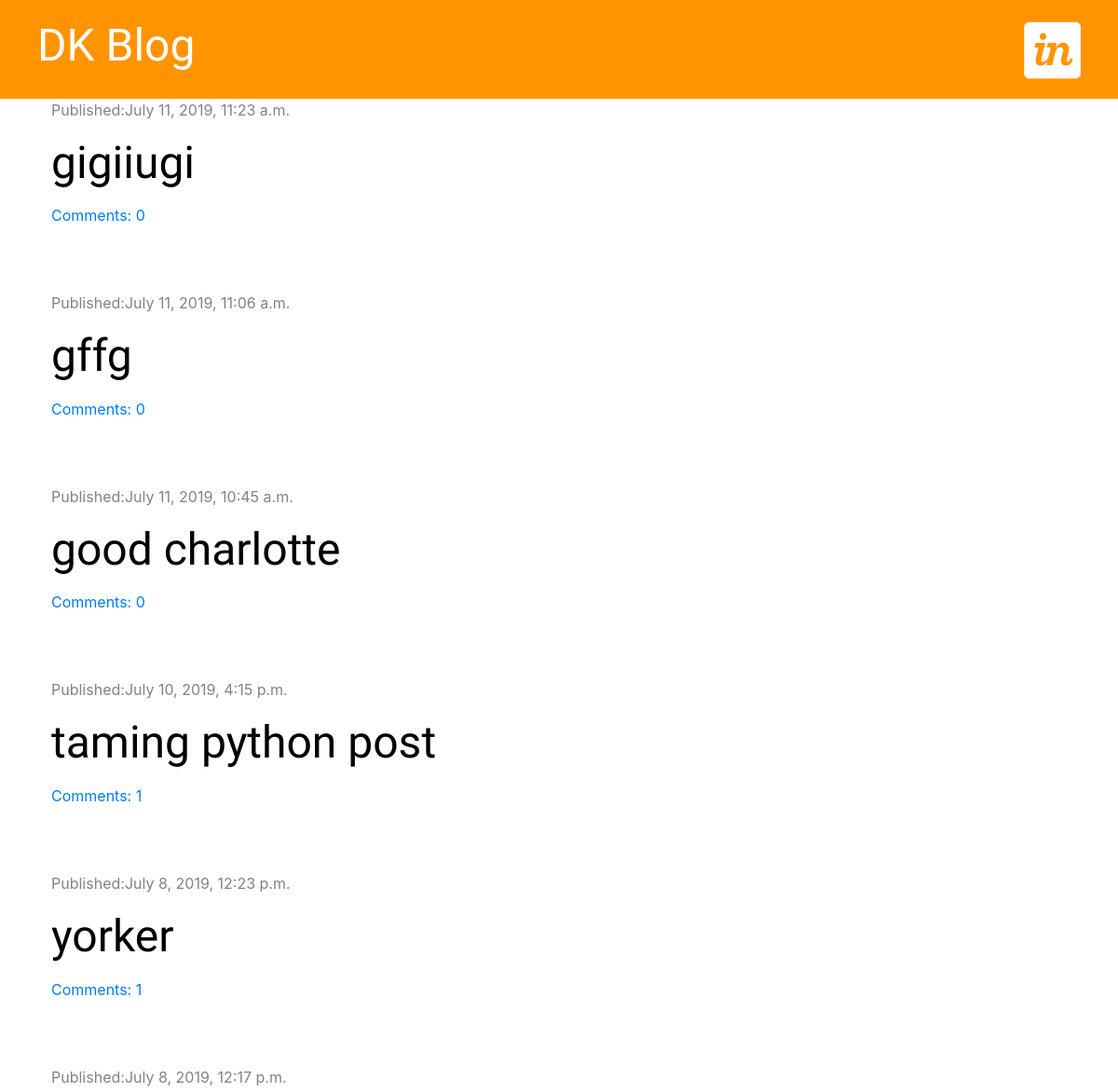
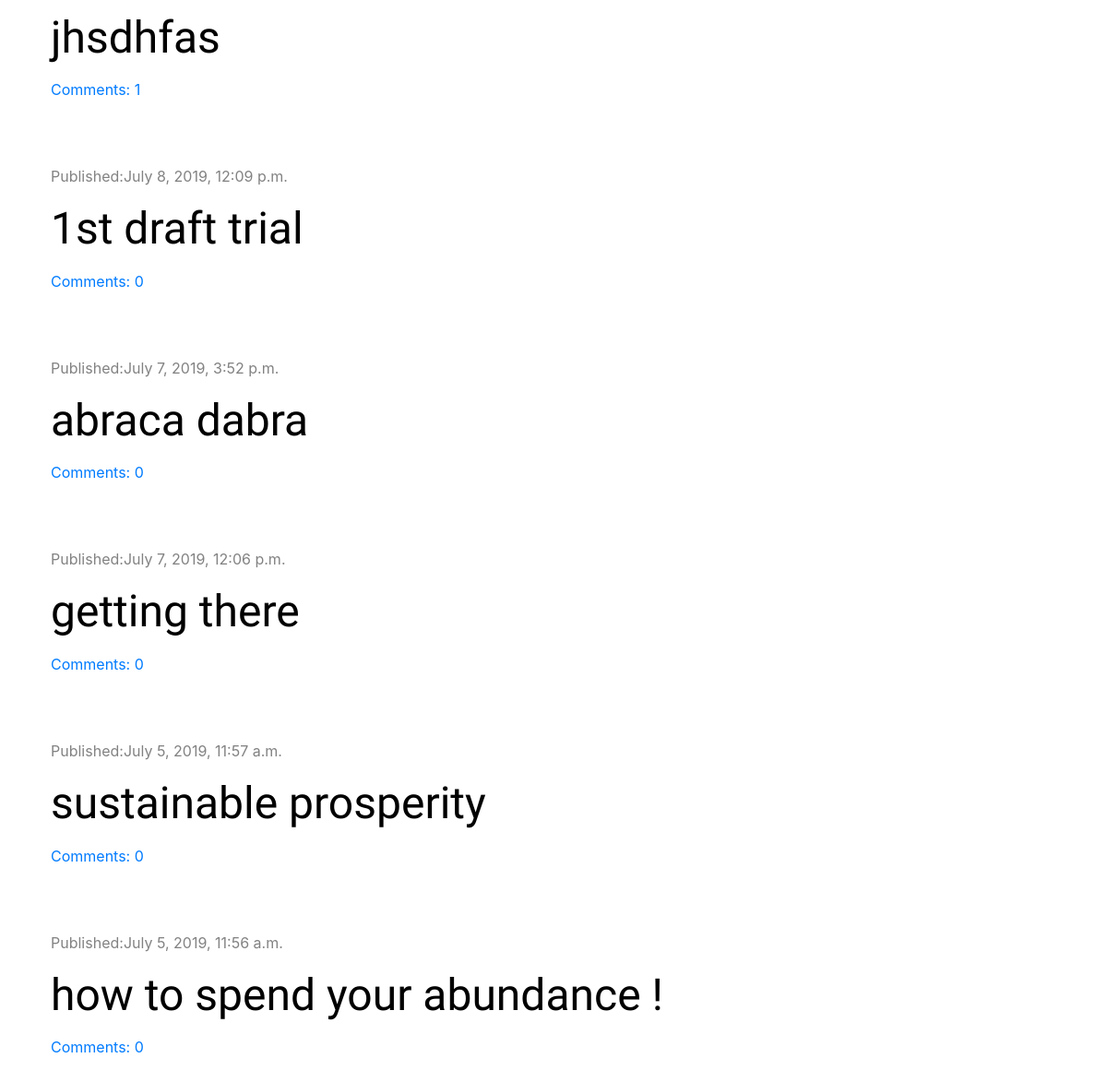
The page / on the database its author committed (2 pictures, top to bottom).
### blog/models.py (models this page shows, shortened)
class Post(models.Model):
    author = models.ForeignKey('auth.User' , on_delete=models.CASCADE)
    title = models.CharField(max_length=200)
    text = models.TextField()
    created_date = models.DateTimeField(default=timezone.now)
    published_date = models.DateTimeField(blank=True, null=True)
    def approved_comments(self):
        return self.comments.filter(approved=True)

### blog/views.py (the view)
# urls.py: path('', views.post_list, name='post_list'),
def post_list(request):
    posts = Post.objects.filter(published_date__lte=timezone.now()).order_by('-published_date')
    stuff_for_frontend = {'posts': posts}
    return render(request, 'blog/post_list.html', stuff_for_frontend)

### blog/templatetags/markdownify.py (called while the page is built)
@register.filter
def markdown(value):
    renderer = HighlightRenderer()
    markdown = mistune.Markdown(renderer=renderer)
    return markdown(value)

### blog/templates/blog/post_list.html (shortened to what this page needs)
{% extends 'blog/base.html'%}
{% load markdownify %}
{% block content%}
{% for post in posts %}
<div class="post">
    <div class="date">
        <p>Published:{{post.published_date}}</p>
    </div>
    <h1><a href="{% url 'post_detail' pk=post.pk %}">{{post.title}}</a></h1>
    <a href="{% url 'post_detail' pk=post.pk %}">Comments: {{post.approved_comments.count}}</a>
</div>
{% endfor %}
{% endblock %}

### blog/static/css/blog.css (style rules this page uses)
h1,h2,h3,h4 { font-family: 'Tangerine', 'Inconsolata', 'Droid Sans', serif; font-size:48px; }
.date { color: #828282; }
.post { margin-bottom: 70px; }
.post h1 a { color: #000000; }

### rows shown on the page
Post: published_date "July 11, 2019, 11:23 a.m.", title "gigiiugi", approved_comments.count "0"
Post: published_date "July 11, 2019, 11:06 a.m.", title "gffg", approved_comments.count "0"
Post: published_date "July 11, 2019, 10:45 a.m.", title "good charlotte", approved_comments.count "0"
Post: published_date "July 10, 2019, 4:15 p.m.", title "taming python post", approved_comments.count "1"
Post: published_date "July 8, 2019, 12:23 p.m.", title "yorker", approved_comments.count "1"
Post: published_date "July 8, 2019, 12:17 p.m.", title "jhsdhfas", approved_comments.count "1"
Post: published_date "July 8, 2019, 12:09 p.m.", title "1st draft trial", approved_comments.count "0"
Post: published_date "July 7, 2019, 3:52 p.m.", title "abraca dabra", approved_comments.count "0"
Post: published_date "July 7, 2019, 12:06 p.m.", title "getting there", approved_comments.count "0"
Post: published_date "July 5, 2019, 11:57 a.m.", title "sustainable prosperity", approved_comments.count "0"
Post: published_date "July 5, 2019, 11:56 a.m.", title "how to spend your abundance !", approved_comments.count "0"
